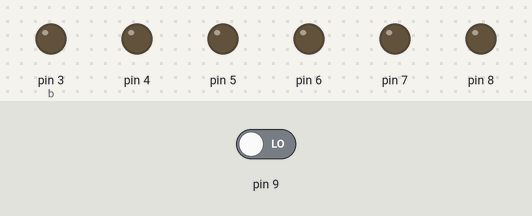
Simulated run of this sketch. Board: Arduino Uno, built with avr-gcc and run on an emulated ATmega328P. On the bench: output pins drawn as LEDs (lit = HIGH). Dashed ring = blinking. The test bench sets the inputs (shaded band); at power-on: pin 9 LOW. What the sketch prints to the serial monitor is not drawn.

Above: at 1.2 s.
1.3 s: pin 9 driven HIGH
At 1.6 s:
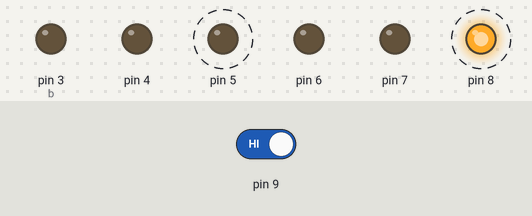
4.3 s: pin 9 driven LOW
At 5.4 s:
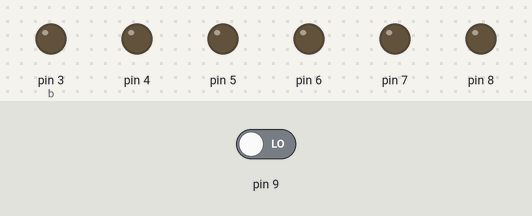
Timing chart, 0 to 7.3 s (numbered marks = the images above; inputs shaded):
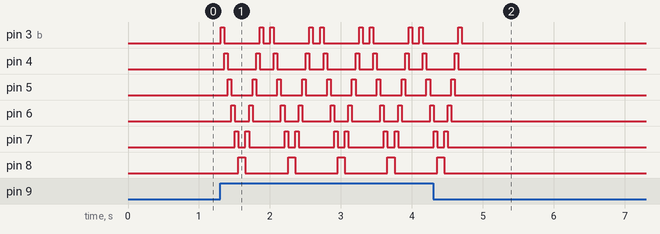

Measured:
- after the input at 1.3 s, pin 3 (b): LOW → HIGH at once, then repeats every 0.70 s: LOW 0.50 s, HIGH 0.05 s, LOW 0.10 s, HIGH 0.05 s; pin 4: LOW → HIGH after 0.06 s, then repeats every 0.70 s: LOW 0.40 s, HIGH 0.05 s, LOW 0.20 s, HIGH 0.05 s
- after the input at 4.3 s, pin 3 (b), pin 4: goes on until 4.7 s, then stays LOW; pin 5, pin 6: goes on until 4.6 s, then stays LOW; pin 7, pin 8: goes on until 4.5 s, then stays LOW

The sketch:

sketch_nov02b-_2_.ino
```cpp
int b = 3;
int V;

void setup() {
  pinMode(3, OUTPUT);
  pinMode(4, OUTPUT);
  pinMode(5, OUTPUT);
  pinMode(6, OUTPUT);
  pinMode(7, OUTPUT);
  pinMode(8, OUTPUT);
  pinMode(9, INPUT);
  Serial.begin (9600);

}

void loop() {

  V=digitalRead(9);
  Serial.println(V);

  if (V==1) {

    while (b < 9) {
    digitalWrite (b, 1);
    digitalWrite (b-1, 0);
    b++;
    delay(50);
  }

  while(b > 2) {
    digitalWrite(b, 0);
    digitalWrite (b-1, 1);
    b--;
    delay(50);
  }

  }

  else{
    digitalWrite(3, 0);
  }


}
```
